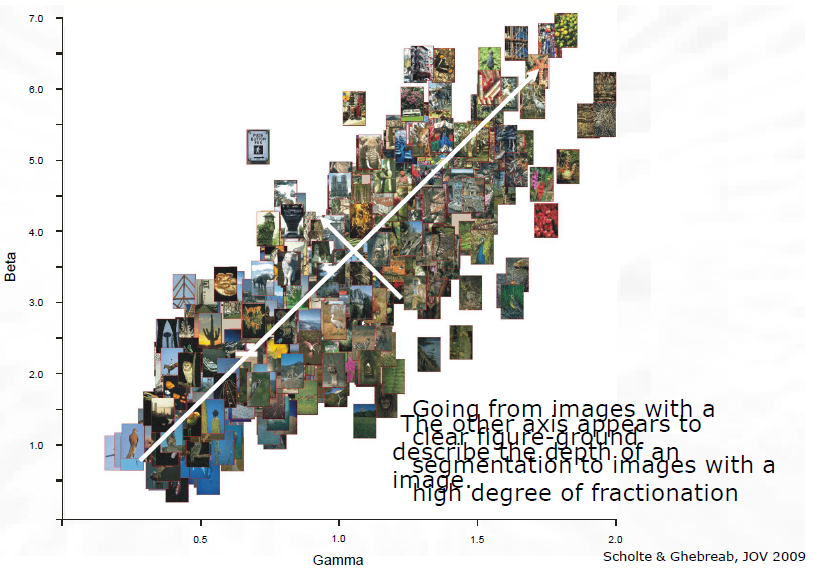
%> input picture images/Weibull Steal.PNG, 826 x 569 px
$ octave --eval "result = pseudoFeature('../images/Weibull Steal.PNG');"   (GNU Octave 9; MATLAB toolbox functions it lacks are replaced by stand-ins)
%> lines starting %> are read from the running program, lines starting %| are printed output that depends on the picture
% This function needs to be replaced with a function that can compute the
% wanted features for an image.
function [ featurevector ] = pseudoFeature( imagepath )
%> called with imagepath = '../images/Weibull Steal.PNG'

    % Read in an image
    fprintf('Converting Image to HSV: %s\n', imagepath);
    rgbimage = imread(imagepath);
%> rgbimage is the input picture: size 569x826x3 uint8; mean R, G, B 219, 218.4, 216.2
    image = rgb2hsv(rgbimage);
%> image: size 569x826x3 double; mean H, S, V 0.0928, 0.0794, 0.874

    % Extract Color Channels
    h = image(:,:,1);
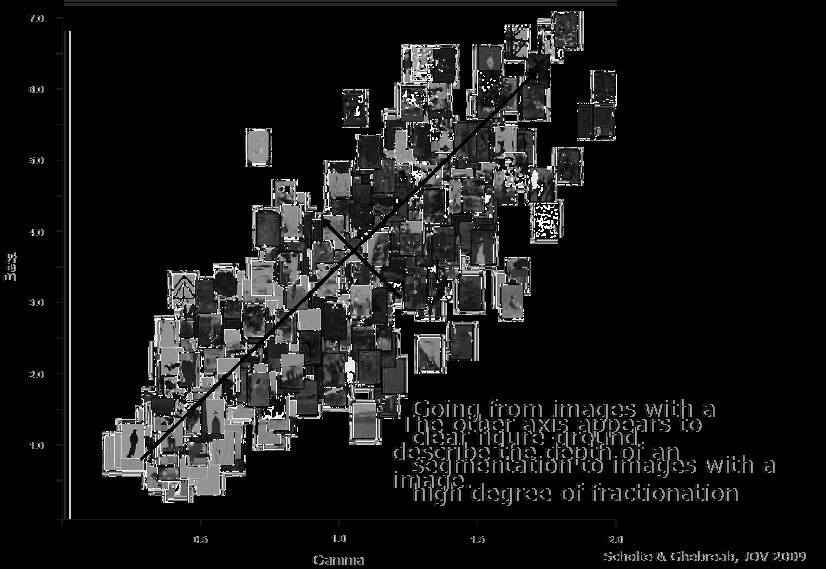
%> h: size 569x826 double; min 0, max 0.999, mean 0.0928
    s = image(:,:,2);
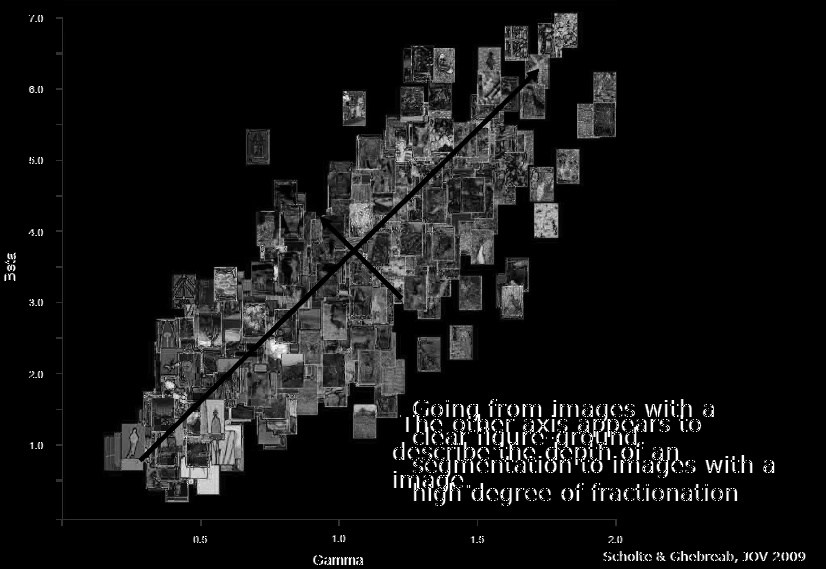
%> s: size 569x826 double; min 0, max 1, mean 0.0794
    v = image(:,:,3);
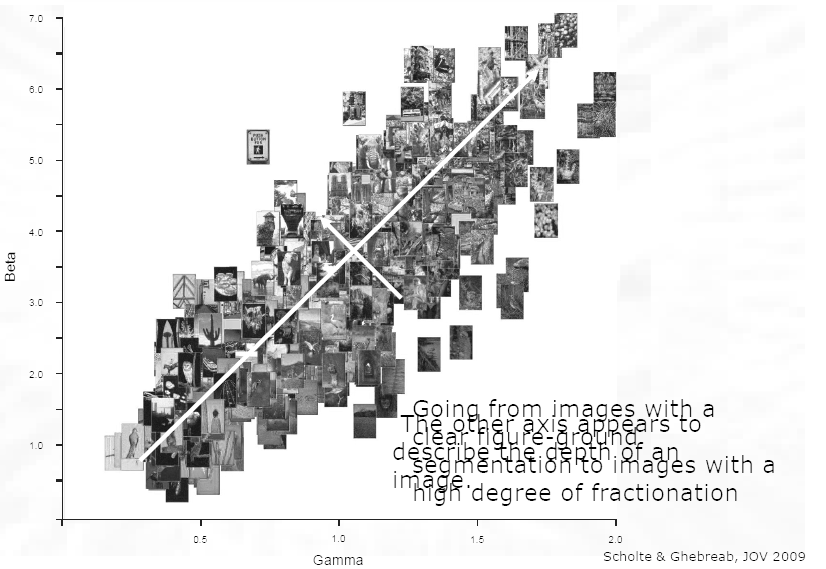
%> v: size 569x826 double; min 0, max 1, mean 0.874

    % Determine number of pixels
    imagesize = size(image);
%> imagesize = [569 826 3]
    numberofpixels = imagesize(1) * imagesize(2);
%> numberofpixels = 469994

    fprintf('Computing average h,s,v\n');
    % Compute average hsv
    avgh = sum(sum(h)) / numberofpixels;
%> avgh = 0.0928
    avgs = sum(sum(s)) / numberofpixels;
%> avgs = 0.0794
    avgv = sum(sum(v)) / numberofpixels;
%> avgv = 0.874

    % Create featurevector
    featurevector = [avgh, avgs, avgv];
%> featurevector = [0.0928 0.0794 0.874]

end
